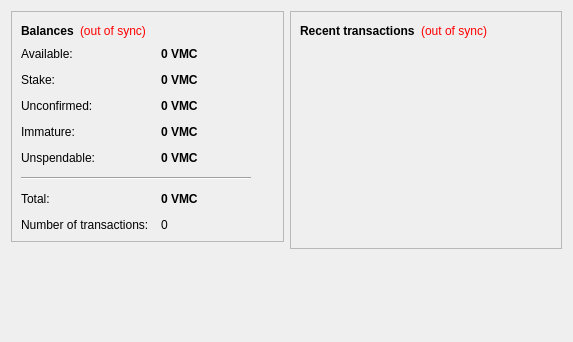
<?xml version="1.0" encoding="UTF-8"?>
<ui version="4.0">
 <class>OverviewPage</class>
 <widget class="QWidget" name="OverviewPage">
  <property name="geometry">
   <rect>
    <x>0</x>
    <y>0</y>
    <width>573</width>
    <height>342</height>
   </rect>
  </property>
  <property name="windowTitle">
   <string>Form</string>
  </property>
  <layout class="QHBoxLayout" name="horizontalLayout" stretch="1,1">
   <item>
    <layout class="QVBoxLayout" name="verticalLayout_2">
     <item>
      <widget class="QFrame" name="frame">
       <property name="frameShape">
        <enum>QFrame::StyledPanel</enum>
       </property>
       <property name="frameShadow">
        <enum>QFrame::Raised</enum>
       </property>
       <layout class="QVBoxLayout" name="verticalLayout_4">
        <item>
         <layout class="QHBoxLayout" name="horizontalLayout_4">
          <item>
           <widget class="QLabel" name="label_5">
            <property name="font">
             <font>
              <weight>75</weight>
              <bold>true</bold>
             </font>
            </property>
            <property name="text">
             <string>Balances</string>
            </property>
           </widget>
          </item>
          <item>
           <widget class="QLabel" name="labelWalletStatus">
            <property name="toolTip">
             <string>The displayed information may be out of date. Your wallet automatically synchronizes with the VerumCoin network after a connection is established, but this process has not completed yet.</string>
            </property>
            <property name="styleSheet">
             <string notr="true">QLabel { color: red; }</string>
            </property>
            <property name="text">
             <string notr="true">(out of sync)</string>
            </property>
            <property name="alignment">
             <set>Qt::AlignLeading|Qt::AlignLeft|Qt::AlignVCenter</set>
            </property>
           </widget>
          </item>
          <item>
           <spacer name="horizontalSpacer_2">
            <property name="orientation">
             <enum>Qt::Horizontal</enum>
            </property>
            <property name="sizeHint" stdset="0">
             <size>
              <width>40</width>
              <height>20</height>
             </size>
            </property>
           </spacer>
          </item>
         </layout>
        </item>
        <item>
         <layout class="QFormLayout" name="formLayout_2">
          <property name="fieldGrowthPolicy">
           <enum>QFormLayout::AllNonFixedFieldsGrow</enum>
          </property>
          <property name="horizontalSpacing">
           <number>12</number>
          </property>
          <property name="verticalSpacing">
           <number>12</number>
          </property>
          <item row="0" column="0">
           <widget class="QLabel" name="labelAvailableText">
            <property name="toolTip">
             <string>Your current available balance</string>
            </property>
            <property name="text">
             <string>Available:</string>
            </property>
           </widget>
          </item>
          <item row="0" column="1">
           <widget class="QLabel" name="labelAvailable">
            <property name="font">
             <font>
              <weight>75</weight>
              <bold>true</bold>
             </font>
            </property>
            <property name="cursor">
             <cursorShape>IBeamCursor</cursorShape>
            </property>
            <property name="toolTip">
             <string>Your current available balance</string>
            </property>
            <property name="text">
             <string notr="true">0 VMC</string>
            </property>
            <property name="alignment">
             <set>Qt::AlignLeading|Qt::AlignLeft|Qt::AlignVCenter</set>
            </property>
            <property name="textInteractionFlags">
             <set>Qt::LinksAccessibleByMouse|Qt::TextSelectableByKeyboard|Qt::TextSelectableByMouse</set>
            </property>
           </widget>
          </item>
          <item row="1" column="0">
           <widget class="QLabel" name="label_6">
            <property name="toolTip">
             <string>Total of coins that was staked, and do not yet count toward the current balance</string>
            </property>
            <property name="text">
             <string>Stake:</string>
            </property>
           </widget>
          </item>
          <item row="1" column="1">
           <widget class="QLabel" name="labelStake">
            <property name="font">
             <font>
              <weight>75</weight>
              <bold>true</bold>
             </font>
            </property>
            <property name="cursor">
             <cursorShape>IBeamCursor</cursorShape>
            </property>
            <property name="toolTip">
             <string>Total of coins that was staked, and do not yet count toward the current balance</string>
            </property>
            <property name="text">
             <string notr="true">0 VMC</string>
            </property>
            <property name="alignment">
             <set>Qt::AlignLeading|Qt::AlignLeft|Qt::AlignVCenter</set>
            </property>
            <property name="textInteractionFlags">
             <set>Qt::LinksAccessibleByMouse|Qt::TextSelectableByKeyboard|Qt::TextSelectableByMouse</set>
            </property>
           </widget>
          </item>
          <item row="2" column="0">
           <widget class="QLabel" name="label_3">
            <property name="toolTip">
             <string>Total of transactions that have yet to be confirmed, and do not yet count toward the current balance</string>
            </property>
            <property name="text">
             <string>Unconfirmed:</string>
            </property>
           </widget>
          </item>
          <item row="2" column="1">
           <widget class="QLabel" name="labelUnconfirmed">
            <property name="font">
             <font>
              <weight>75</weight>
              <bold>true</bold>
             </font>
            </property>
            <property name="cursor">
             <cursorShape>IBeamCursor</cursorShape>
            </property>
            <property name="toolTip">
             <string>Total of transactions that have yet to be confirmed, and do not yet count toward the current balance</string>
            </property>
            <property name="text">
             <string notr="true">0 VMC</string>
            </property>
            <property name="alignment">
             <set>Qt::AlignLeading|Qt::AlignLeft|Qt::AlignVCenter</set>
            </property>
            <property name="textInteractionFlags">
             <set>Qt::LinksAccessibleByMouse|Qt::TextSelectableByKeyboard|Qt::TextSelectableByMouse</set>
            </property>
           </widget>
          </item>
          <item row="3" column="0">
           <widget class="QLabel" name="labelImmatureText">
            <property name="toolTip">
             <string>Mined balance that has not yet matured</string>
            </property>
            <property name="text">
             <string>Immature:</string>
            </property>
           </widget>
          </item>
          <item row="3" column="1">
           <widget class="QLabel" name="labelImmature">
            <property name="font">
             <font>
              <weight>75</weight>
              <bold>true</bold>
             </font>
            </property>
            <property name="toolTip">
             <string>Mined balance that has not yet matured</string>
            </property>
            <property name="text">
             <string notr="true">0 VMC</string>
            </property>
            <property name="alignment">
             <set>Qt::AlignLeading|Qt::AlignLeft|Qt::AlignVCenter</set>
            </property>
            <property name="textInteractionFlags">
             <set>Qt::LinksAccessibleByMouse|Qt::TextSelectableByKeyboard|Qt::TextSelectableByMouse</set>
            </property>
           </widget>
          </item>
          <item row="4" column="0">
           <widget class="QLabel" name="labelBalanceWatchOnlyText">
            <property name="toolTip">
             <string>Your unspendable balance</string>
            </property>
            <property name="text">
             <string>Unspendable:</string>
            </property>
           </widget>
          </item>
          <item row="4" column="1">
           <widget class="QLabel" name="labelBalanceWatchOnly">
            <property name="font">
             <font>
              <weight>75</weight>
              <bold>true</bold>
             </font>
            </property>
            <property name="cursor">
             <cursorShape>IBeamCursor</cursorShape>
            </property>
            <property name="toolTip">
             <string>Your unspendable balance</string>
            </property>
            <property name="text">
             <string notr="true">0 VMC</string>
            </property>
            <property name="alignment">
             <set>Qt::AlignLeading|Qt::AlignLeft|Qt::AlignVCenter</set>
            </property>
            <property name="textInteractionFlags">
             <set>Qt::LinksAccessibleByMouse|Qt::TextSelectableByKeyboard|Qt::TextSelectableByMouse</set>
            </property>
           </widget>
          </item>
          <item row="5" column="0" colspan="2">
           <widget class="Line" name="line">
            <property name="maximumSize">
             <size>
              <width>230</width>
              <height>16777215</height>
             </size>
            </property>
            <property name="orientation">
             <enum>Qt::Horizontal</enum>
            </property>
           </widget>
          </item>
          <item row="6" column="0">
           <widget class="QLabel" name="labelTotalText">
            <property name="toolTip">
             <string>Your current total balance</string>
            </property>
            <property name="text">
             <string>Total:</string>
            </property>
           </widget>
          </item>
          <item row="6" column="1">
           <widget class="QLabel" name="labelTotal">
            <property name="font">
             <font>
              <weight>75</weight>
              <bold>true</bold>
             </font>
            </property>
            <property name="toolTip">
             <string>Your current total balance</string>
            </property>
            <property name="text">
             <string notr="true">0 VMC</string>
            </property>
            <property name="alignment">
             <set>Qt::AlignLeading|Qt::AlignLeft|Qt::AlignVCenter</set>
            </property>
            <property name="textInteractionFlags">
             <set>Qt::LinksAccessibleByMouse|Qt::TextSelectableByKeyboard|Qt::TextSelectableByMouse</set>
            </property>
           </widget>
          </item>
          <item row="7" column="0">
           <widget class="QLabel" name="label_2">
            <property name="toolTip">
             <string>Total number of transactions in wallet</string>
            </property>
            <property name="text">
             <string>Number of transactions:</string>
            </property>
           </widget>
          </item>
          <item row="7" column="1">
           <widget class="QLabel" name="labelNumTransactions">
            <property name="toolTip">
             <string>Total number of transactions in wallet</string>
            </property>
            <property name="text">
             <string notr="true">0</string>
            </property>
           </widget>
          </item>
         </layout>
        </item>
       </layout>
      </widget>
     </item>
     <item>
      <spacer name="verticalSpacer">
       <property name="orientation">
        <enum>Qt::Vertical</enum>
       </property>
       <property name="sizeHint" stdset="0">
        <size>
         <width>20</width>
         <height>40</height>
        </size>
       </property>
      </spacer>
     </item>
    </layout>
   </item>
   <item>
    <layout class="QVBoxLayout" name="verticalLayout_3">
     <item>
      <widget class="QFrame" name="frame_2">
       <property name="frameShape">
        <enum>QFrame::StyledPanel</enum>
       </property>
       <property name="frameShadow">
        <enum>QFrame::Raised</enum>
       </property>
       <layout class="QVBoxLayout" name="verticalLayout">
        <item>
         <layout class="QHBoxLayout" name="horizontalLayout_2">
          <item>
           <widget class="QLabel" name="label_4">
            <property name="text">
             <string>&lt;b&gt;Recent transactions&lt;/b&gt;</string>
            </property>
           </widget>
          </item>
          <item>
           <widget class="QLabel" name="labelTransactionsStatus">
            <property name="toolTip">
             <string>The displayed information may be out of date. Your wallet automatically synchronizes with the VerumCoin network after a connection is established, but this process has not completed yet.</string>
            </property>
            <property name="styleSheet">
             <string notr="true">QLabel { color: red; }</string>
            </property>
            <property name="text">
             <string notr="true">(out of sync)</string>
            </property>
            <property name="alignment">
             <set>Qt::AlignRight|Qt::AlignTrailing|Qt::AlignVCenter</set>
            </property>
           </widget>
          </item>
          <item>
           <spacer name="horizontalSpacer">
            <property name="orientation">
             <enum>Qt::Horizontal</enum>
            </property>
            <property name="sizeHint" stdset="0">
             <size>
              <width>40</width>
              <height>20</height>
             </size>
            </property>
           </spacer>
          </item>
         </layout>
        </item>
        <item>
         <widget class="QListView" name="listTransactions">
          <property name="styleSheet">
           <string notr="true">QListView { background: transparent; }</string>
          </property>
          <property name="frameShape">
           <enum>QFrame::NoFrame</enum>
          </property>
          <property name="verticalScrollBarPolicy">
           <enum>Qt::ScrollBarAlwaysOff</enum>
          </property>
          <property name="horizontalScrollBarPolicy">
           <enum>Qt::ScrollBarAlwaysOff</enum>
          </property>
          <property name="selectionMode">
           <enum>QAbstractItemView::NoSelection</enum>
          </property>
         </widget>
        </item>
       </layout>
      </widget>
     </item>
     <item>
      <spacer name="verticalSpacer_2">
       <property name="orientation">
        <enum>Qt::Vertical</enum>
       </property>
       <property name="sizeHint" stdset="0">
        <size>
         <width>20</width>
         <height>40</height>
        </size>
       </property>
      </spacer>
     </item>
    </layout>
   </item>
  </layout>
 </widget>
 <resources/>
 <connections/>
</ui>
